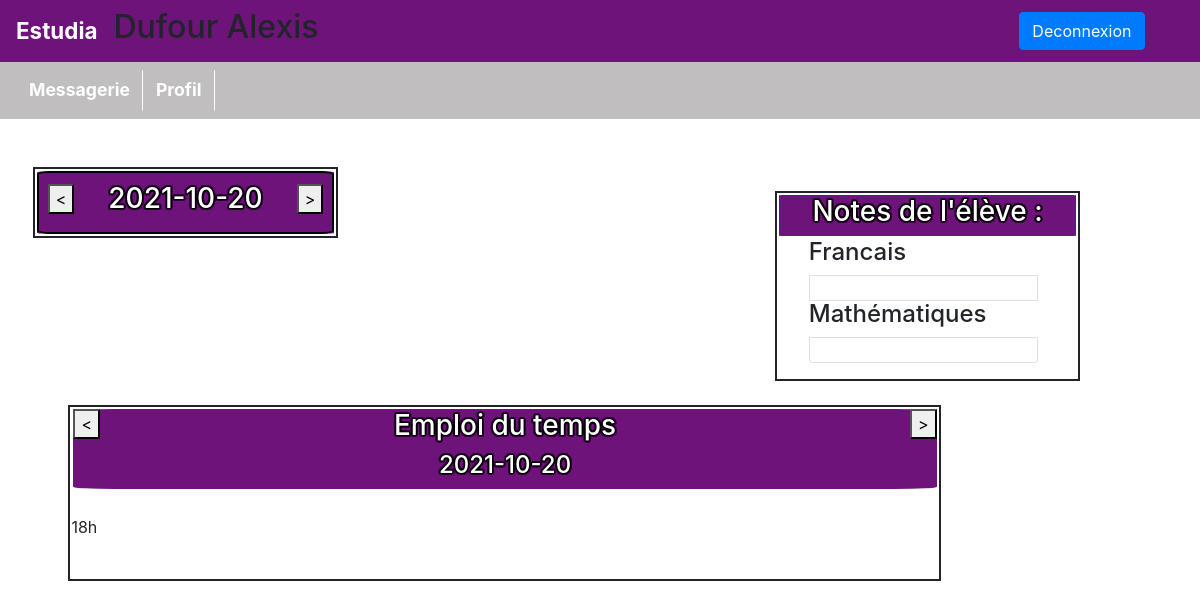
Page /pages/index.php (signed in) on the earlier database version.
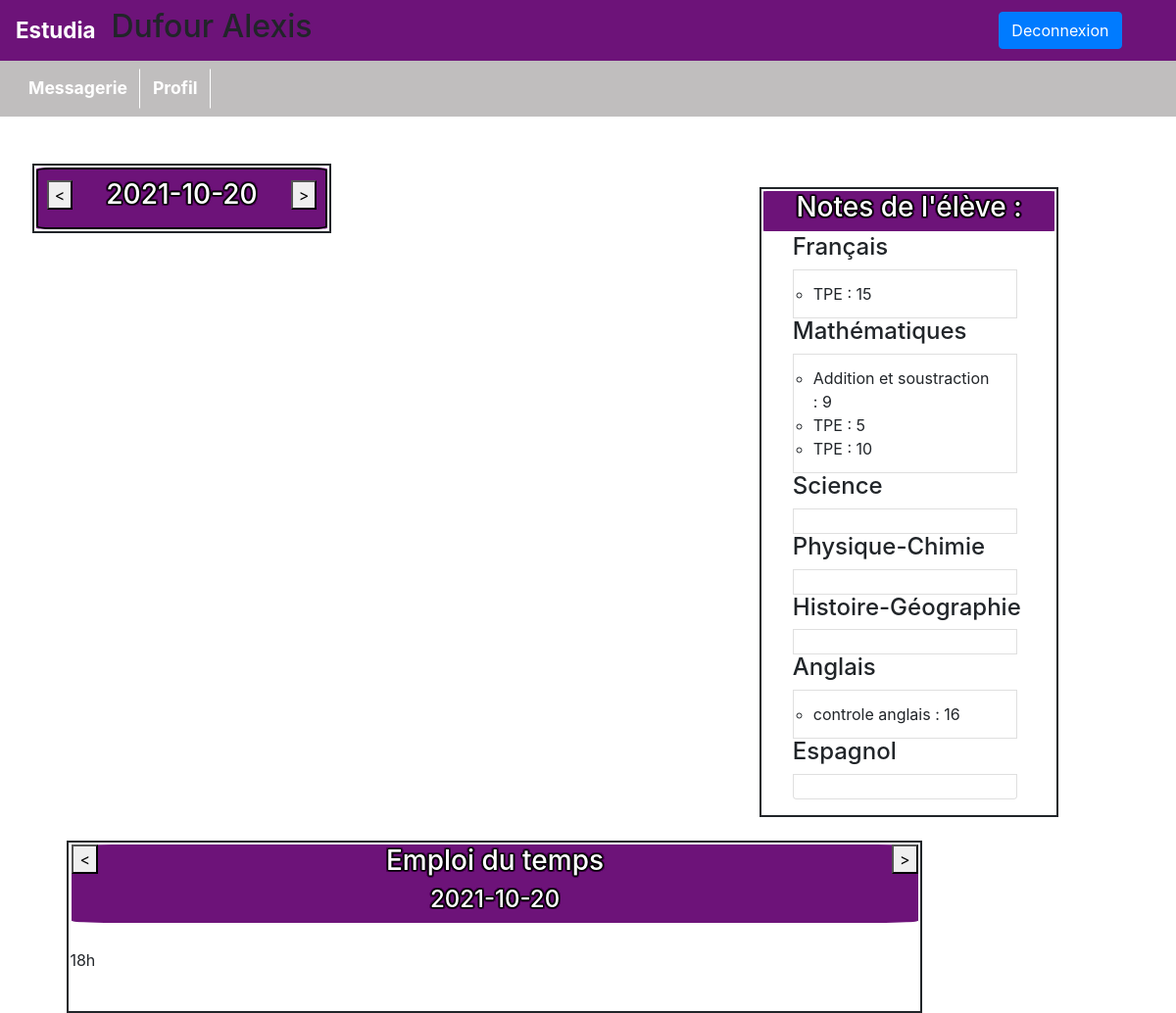
Same page on the later database version.
### tables this page shows
CREATE TABLE IF NOT EXISTS `matieres` (
  `idMatiere` int(11) NOT NULL AUTO_INCREMENT,
  `matiere` varchar(100) NOT NULL,
  PRIMARY KEY (`idMatiere`)
);

CREATE TABLE IF NOT EXISTS `notes` (
  `idNote` int(11) NOT NULL AUTO_INCREMENT,
  `idUtilisateur` int(11) NOT NULL,
  `idProf` int(11) NOT NULL,
  `Note` float NOT NULL,
  `idMatiere` int(11) NOT NULL,
  `designation` varchar(255) NOT NULL,
  `NoteMax` int(2) NOT NULL DEFAULT '20',
  `Commentaire` text,
  PRIMARY KEY (`idNote`)
);

### affichages/affichageEleve.php (the view, shortened to what this page needs)
<?php
function getBdd()
{
    return new PDO('mysql:host=localhost;dbname=estudia;charset=UTF8', 'root', '',  array(PDO::ATTR_ERRMODE => PDO::ERRMODE_EXCEPTION));
}
function affichageDevoir($idEtude, $date)
{
    ?>
    <div style="border:2px solid;text-align:center;border-radius:5%;color:white;background-color : rgb(109, 19, 121);text-shadow: 0 0 2px #000, 0 0 2px #000, 0 0 2px #000, 0 0 2px #000, 0 0 2px #000, 0 0 2px #000, 0 0 2px #000, 0 0 2px #000, 0 0 2px #000, 0 0 2px #000, 0 0 2px #000, 0 0 2px #000, 0 0 2px #000, 0 0 2px #000, 0 0 2px #000, 0 0 2px #000, 0 0 2px #000, 0 0 2px #000, 0 0 2px #000, 0 0 2px #000;">
    <form method='get' id="devoir" style="width:100%">
    <button type="submit"
    value="<?= isset($_GET['Jour']) ? $_GET['Jour']-1 : -1 ;?>"
    name='Jour'
    style="float:left;margin-top:1%">
    <
    </button>
    <button type="submit"
    value="<?= isset($_GET['Jour']) ? $_GET['Jour']+1 : 2 ?>"
    name='Jour' style="float:right;margin-top:1%">
    >
    </button>
    <h3 ><?=$date;?></h3>
    </form>
    </div>
        <?php
}
function affichageNote($idUtilisateur)
{
    $requete = getBdd() -> prepare("SELECT matiere FROM matieres");
    $requete -> execute();
    $matieres = $requete -> fetchAll(PDO::FETCH_ASSOC);
    $requete = getBdd() -> prepare("SELECT Note, idUtilisateur, matieres.matiere, designation FROM notes INNER JOIN matieres USING(idMatiere) WHERE idUtilisateur = ?");
    $requete -> execute([$idUtilisateur]);
    $notes = $requete -> fetchAll(PDO::FETCH_ASSOC);
    $listenote = [];
    $i = 0;
    foreach($notes as $note)
    {
        $listenote[$note["matiere"]][$i]["notes"] = $note["Note"];
        $listenote[$note["matiere"]][$i]["designation"] = $note["designation"];
        $i++;
    }
    ?><div style="border:2px solid;text-align:center;border-radius:5%;color:white;background-color : rgb(109, 19, 121);text-shadow: 0 0 2px #000, 0 0 2px #000, 0 0 2px #000, 0 0 2px #000, 0 0 2px #000, 0 0 2px #000, 0 0 2px #000, 0 0 2px #000, 0 0 2px #000, 0 0 2px #000, 0 0 2px #000, 0 0 2px #000, 0 0 2px #000, 0 0 2px #000, 0 0 2px #000, 0 0 2px #000, 0 0 2px #000, 0 0 2px #000, 0 0 2px #000, 0 0 2px #000;">
        <h3> Notes de l'élève :</h3>
        </div>
        <ul>
        <?php
        foreach($matieres as $matiere)
        {
            ?>
                <h4><?=$matiere["matiere"];?></h4>
            <ul class="list-group-item" style="width:85%">
            <?php
            foreach($listenote as $x => $note)
            {
                if($x == $matiere["matiere"])
                {
                    foreach($note as $Note)
                    {
                        ?>
                        <li><?=$Note["designation"]." : ".$Note["notes"];?></li>
                    <?php
                    }
                }
            }
                    ?>
            </ul>
            <?php
        }
            ?>
        </ul>
        <?php
}
    ?>
        <?php
function affichageEDT($idEtude,$date)
{
    ?>
    <div style="border:2px solid;text-align:center;border-radius:5%;color:white;background-color : rgb(109, 19, 121);text-shadow: 0 0 2px #000, 0 0 2px #000, 0 0 2px #000, 0 0 2px #000, 0 0 2px #000, 0 0 2px #000, 0 0 2px #000, 0 0 2px #000, 0 0 2px #000, 0 0 2px #000, 0 0 2px #000, 0 0 2px #000, 0 0 2px #000, 0 0 2px #000, 0 0 2px #000, 0 0 2px #000, 0 0 2px #000, 0 0 2px #000, 0 0 2px #000, 0 0 2px #000;width:100%;">
    <form method='get' style="width:100%;height:80px;">
    <button type="submit"
    value="<?= isset($_GET['Jour']) ? $_GET['Jour']-1 : -1 ;?>"
    name='Jour'
    style="float:left;">
    <
    </button>
    <button type="submit"
    value="<?= isset($_GET['Jour']) ? $_GET['Jour']+1 : 2 ?>"
    name='Jour' style="float:right;">
    >
    </button>
    <div>
    <h3>Emploi du temps</h3>
    <h4 ><?=$date;?></h4>
    </div>
    </form>
    </div>
    <br>
    <div id="jour" style="display:flex;width:100%">
        <div id="17h/18h" >
            <span id="18h">18h</span>
        </div>
    </div>
    <?php
}

Differences in the rows shown:
changed matieres: matiere "Francais" → "Français"
added notes: designation "TPE", Note "15", shown under matieres "Français"
added notes: designation "Addition et soustraction", Note "9", shown under matieres "Mathématiques"
added notes: designation "TPE", Note "5", shown under matieres "Mathématiques"
added notes: designation "TPE", Note "10", shown under matieres "Mathématiques"
added matieres: matiere "Science"
added matieres: matiere "Physique-Chimie"
added matieres: matiere "Histoire-Géographie"
added matieres: matiere "Anglais"
added notes: designation "controle anglais", Note "16"
added matieres: matiere "Espagnol"
